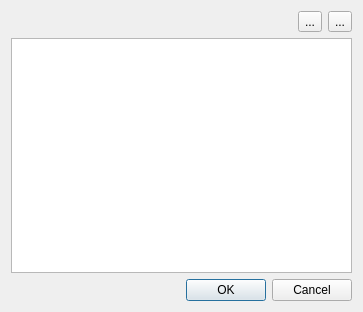
<?xml version="1.0" encoding="utf-8"?>
<!--
######################################################################################################################
# Copyright (C) 2017 - 2018 Spine project consortium
# This file is part of Spine Toolbox.
# Spine Toolbox is free software: you can redistribute it and/or modify it under the terms of the GNU Lesser General
# Public License as published by the Free Software Foundation, either version 3 of the License, or (at your option)
# any later version. This program is distributed in the hope that it will be useful, but WITHOUT ANY WARRANTY;
# without even the implied warranty of MERCHANTABILITY or FITNESS FOR A PARTICULAR PURPOSE. See the GNU Lesser General
# Public License for more details. You should have received a copy of the GNU Lesser General Public License along with
# this program. If not, see <http://www.gnu.org/licenses/>.
######################################################################################################################
-->
<ui version="4.0">
 <class>Dialog</class>
 <widget class="QDialog" name="Dialog">
  <property name="geometry">
   <rect>
    <x>0</x>
    <y>0</y>
    <width>363</width>
    <height>312</height>
   </rect>
  </property>
  <property name="windowTitle">
   <string>Add objects</string>
  </property>
  <layout class="QVBoxLayout" name="verticalLayout">
   <item>
    <layout class="QHBoxLayout" name="horizontalLayout">
     <item>
      <spacer name="horizontalSpacer">
       <property name="orientation">
        <enum>Qt::Horizontal</enum>
       </property>
       <property name="sizeHint" stdset="0">
        <size>
         <width>40</width>
         <height>20</height>
        </size>
       </property>
      </spacer>
     </item>
     <item>
      <widget class="QToolButton" name="toolButton_remove_rows">
       <property name="text">
        <string>...</string>
       </property>
      </widget>
     </item>
     <item>
      <widget class="QToolButton" name="toolButton_insert_row">
       <property name="text">
        <string>...</string>
       </property>
      </widget>
     </item>
    </layout>
   </item>
   <item>
    <widget class="CopyPasteTableView" name="tableView">
     <property name="editTriggers">
      <set>QAbstractItemView::AnyKeyPressed|QAbstractItemView::DoubleClicked|QAbstractItemView::EditKeyPressed</set>
     </property>
     <property name="tabKeyNavigation">
      <bool>false</bool>
     </property>
     <attribute name="horizontalHeaderStretchLastSection">
      <bool>true</bool>
     </attribute>
    </widget>
   </item>
   <item>
    <widget class="QDialogButtonBox" name="buttonBox">
     <property name="focusPolicy">
      <enum>Qt::StrongFocus</enum>
     </property>
     <property name="orientation">
      <enum>Qt::Horizontal</enum>
     </property>
     <property name="standardButtons">
      <set>QDialogButtonBox::Cancel|QDialogButtonBox::Ok</set>
     </property>
    </widget>
   </item>
  </layout>
  <action name="actionInsert_row">
   <property name="icon">
    <iconset resource="resources/resources_icons.qrc">
     <normaloff>:/icons/plus_object_icon.png</normaloff>:/icons/plus_object_icon.png</iconset>
   </property>
   <property name="text">
    <string>Insert row</string>
   </property>
   <property name="toolTip">
    <string>&lt;html&gt;&lt;head/&gt;&lt;body&gt;&lt;p&gt;Insert row below current one &lt;span style=&quot; font-weight:600;&quot;&gt;(Ctrl+Ins)&lt;/span&gt;&lt;/p&gt;&lt;/body&gt;&lt;/html&gt;</string>
   </property>
   <property name="shortcut">
    <string>Ctrl+Ins</string>
   </property>
  </action>
  <action name="actionRemove_rows">
   <property name="icon">
    <iconset resource="resources/resources_icons.qrc">
     <normaloff>:/icons/minus_object_icon.png</normaloff>:/icons/minus_object_icon.png</iconset>
   </property>
   <property name="text">
    <string>Remove rows</string>
   </property>
   <property name="toolTip">
    <string>&lt;html&gt;&lt;head/&gt;&lt;body&gt;&lt;p&gt;Remove selected rows &lt;span style=&quot; font-weight:600;&quot;&gt;(Ctrl+Del)&lt;/span&gt;&lt;/p&gt;&lt;/body&gt;&lt;/html&gt;</string>
   </property>
   <property name="shortcut">
    <string>Ctrl+Del</string>
   </property>
  </action>
 </widget>
 <customwidgets>
  <customwidget>
   <class>CopyPasteTableView</class>
   <extends>QTableView</extends>
   <header>widgets/custom_qtableview.h</header>
  </customwidget>
 </customwidgets>
 <tabstops>
  <tabstop>tableView</tabstop>
  <tabstop>buttonBox</tabstop>
  <tabstop>toolButton_remove_rows</tabstop>
  <tabstop>toolButton_insert_row</tabstop>
 </tabstops>
 <resources>
  <include location="resources/resources_icons.qrc"/>
 </resources>
 <connections>
  <connection>
   <sender>buttonBox</sender>
   <signal>accepted()</signal>
   <receiver>Dialog</receiver>
   <slot>accept()</slot>
   <hints>
    <hint type="sourcelabel">
     <x>248</x>
     <y>254</y>
    </hint>
    <hint type="destinationlabel">
     <x>157</x>
     <y>274</y>
    </hint>
   </hints>
  </connection>
  <connection>
   <sender>buttonBox</sender>
   <signal>rejected()</signal>
   <receiver>Dialog</receiver>
   <slot>reject()</slot>
   <hints>
    <hint type="sourcelabel">
     <x>316</x>
     <y>260</y>
    </hint>
    <hint type="destinationlabel">
     <x>286</x>
     <y>274</y>
    </hint>
   </hints>
  </connection>
 </connections>
</ui>
